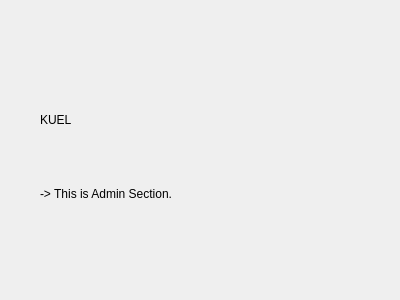
<?xml version="1.0" encoding="UTF-8"?>
<ui version="4.0">
 <class>AdminDialog</class>
 <widget class="QDialog" name="AdminDialog">
  <property name="geometry">
   <rect>
    <x>0</x>
    <y>0</y>
    <width>400</width>
    <height>300</height>
   </rect>
  </property>
  <property name="windowTitle">
   <string>Dialog</string>
  </property>
  <widget class="QWidget" name="layoutWidget">
   <property name="geometry">
    <rect>
     <x>40</x>
     <y>86</y>
     <width>321</width>
     <height>141</height>
    </rect>
   </property>
   <layout class="QVBoxLayout" name="verticalLayout">
    <item>
     <widget class="QLabel" name="label">
      <property name="text">
       <string>KUEL</string>
      </property>
     </widget>
    </item>
    <item>
     <widget class="QLabel" name="label_2">
      <property name="text">
       <string>-&gt; This is Admin Section.</string>
      </property>
     </widget>
    </item>
   </layout>
  </widget>
 </widget>
 <resources/>
 <connections/>
</ui>
